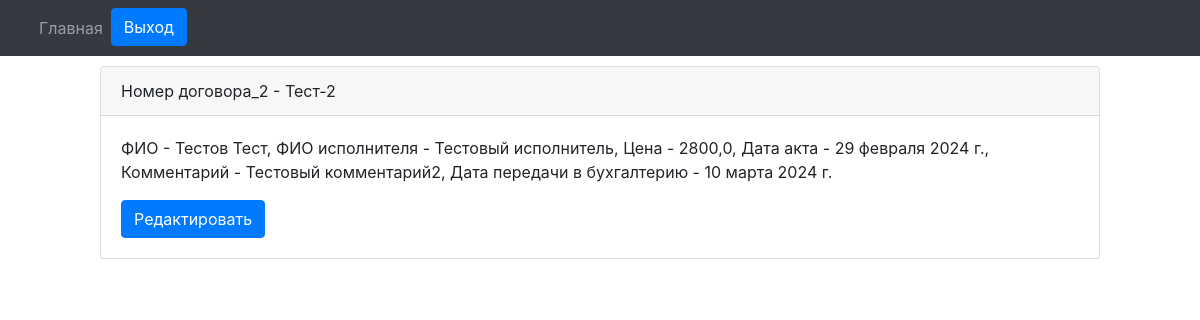
The app's page /paid_departure/filials/orders/order/1/ (signed in) with its own data.
### engine/models.py (models this page shows)
class Reestr_oferts(models.Model):
    number_orders_vozm = models.CharField(max_length=20, blank=False, verbose_name='Номер договора возм.', db_index=True)
    fio = models.CharField(max_length=128, blank=False, verbose_name='ФИО')
    date_orders = models.DateField(auto_now_add=True, verbose_name='Дата договора')
    date_akt = models.DateField(auto_now_add=True, verbose_name='Дата акта')
    exicutor = models.ForeignKey(Exicuters, on_delete=models.PROTECT, verbose_name='Исполнитель')
    filial = models.ForeignKey(Filials, on_delete=models.PROTECT, verbose_name='Филиал')
    price = models.FloatField(max_length=10, verbose_name='Цена')
    date_buhgt = models.DateField(verbose_name='Дата передачи в бухгалтерию')
    comment = models.CharField(max_length=512, verbose_name='Комментарий')

class Exicuters(models.Model):
    fio = models.CharField(max_length=128, blank=False, verbose_name='ФИО исполнителя')
    filial = models.ForeignKey(Filials, on_delete=models.PROTECT, verbose_name='Филиал к котрому привязан исполнитель')
    def __str__(self):
        return self.fio

### engine/views.py (the view)
# urls.py: path('filials/orders/order/<int:id_order>/', get_order, name='get_order'),
@login_required
def get_order(request, id_order):
    if not request.user.has_perm('engine.view_reestr_oferts'):
        queryset = Reestr_oferts.objects.get(pk=id_order)
        filial = str(queryset.filial)
        user_filial = str(request.user.filial)
        if filial == user_filial:
            order = Reestr_oferts.objects.get(pk=id_order)
        else:
            raise PermissionError
    else:
        order = Reestr_oferts.objects.get(pk=id_order)
    context = {
        'order': order
    }
    return render(request, 'orders/order.html', context=context)

### engine/models.py (called while the page is built)
    def __str__(self):
        return self.name

### engine/templates/orders/order.html (shortened to what this page needs)
{% extends "orders/base.html" %}
{% block nav %}{% include 'orders/nav.html' %}{% endblock %}
{% block content %}
<div class="card" style="margin: 10px 100px 10px 100px;">
    <div class="card-header">
      Номер договора_2 - {{ order.number_orders_vozm }}
    </div>
    <div class="card-body">
      <p class="card-text">ФИО - {{ order.fio }}, ФИО исполнителя - {{ order.exicutor }}, Цена - {{ order.price }}, Дата акта - {{ order.date_akt }}, Комментарий - {{ order.comment }}, Дата передачи в бухгалтерию - {{ order.date_buhgt }}</p>
      <a href="{% url 'edit_order' order.pk %}" class="btn btn-primary">Редактировать</a>
    </div>
  </div>
{% endblock %}

### records on screen
Reestr_oferts: number_orders_vozm "Тест-2", fio "Тестов Тест", exicutor "Тестовый исполнитель", price "2800,0", date_akt "29 февраля 2024 г.", comment "Тестовый комментарий2", date_buhgt "10 марта 2024 г."
